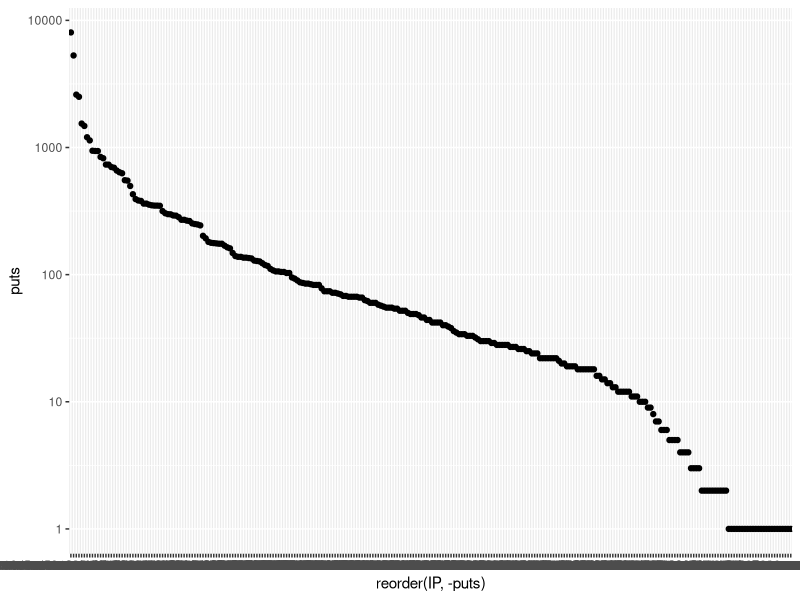
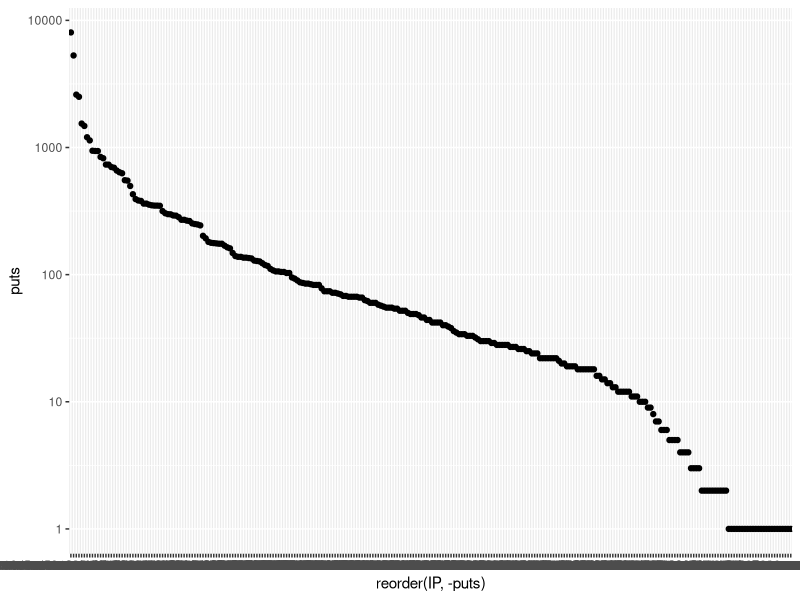

Reproduce these figures in R, in order.
#!/usr/bin/env Rscript

library(ggplot2)
ips <- read.csv("cartones-exp-1.csv")
ggplot(ips, aes(x=reorder(IP,-puts),y=puts)) + geom_point() + scale_y_log10()
ggsave("all-ips.png")
